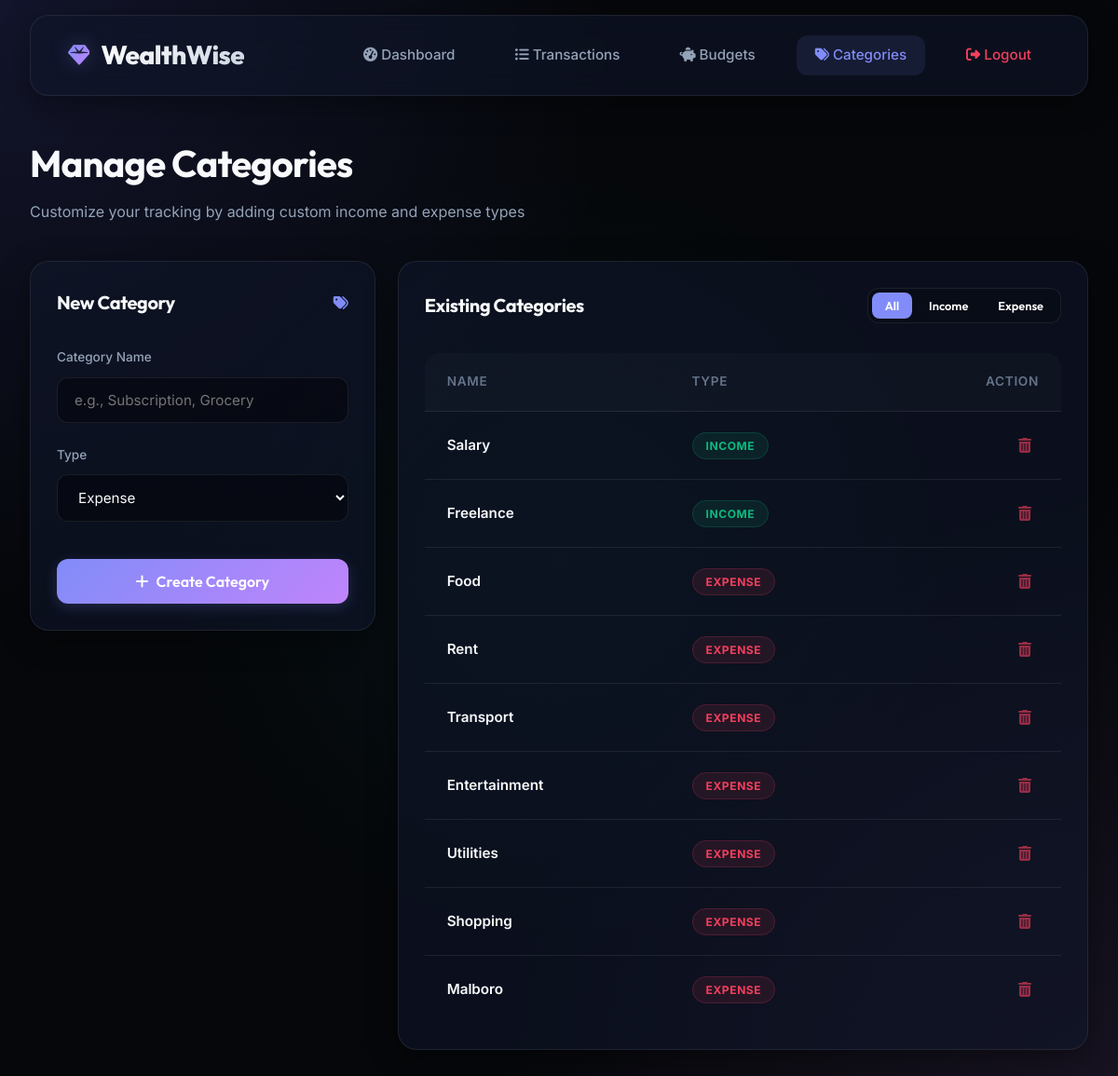
/categories (signed in), run on the app's committed database.
### models.py (models this page shows)
class Category(db.Model):
    id = db.Column(db.Integer, primary_key=True)
    name = db.Column(db.String(50), nullable=False)
    type = db.Column(db.String(10), nullable=False) # 'income' or 'expense'
    user_id = db.Column(db.Integer, db.ForeignKey('user.id'), nullable=False)
    transactions = db.relationship('Transaction', backref='category', lazy=True)
    budgets = db.relationship('Budget', backref='category', lazy=True)

### app.py (the view, shortened to what this page needs)
@app.route('/categories', methods=['GET', 'POST'])
@login_required
def categories():
    user_categories = Category.query.filter_by(user_id=current_user.id).all()
    return render_template('categories.html', categories=user_categories)

### app.py (called while the page is built)
@login_manager.user_loader
def load_user(user_id):
    return User.query.get(int(user_id))

### templates/categories.html (shortened to what this page needs)
{% extends "base.html" %}
{% block content %}
<div class="animate"
    style="margin-bottom: 2.5rem; display: flex; justify-content: space-between; align-items: flex-end;">
    <div>
        <h1 style="font-size: 2.5rem; margin-bottom: 0.5rem;">Manage Categories</h1>
        <p style="color: var(--text-secondary);">Customize your tracking by adding custom income and expense types</p>
    </div>
</div>
<div class="grid" style="grid-template-columns: 1fr 2fr;">
    <div class="glass animate stagger-1" style="padding: 1.75rem; align-self: start;">
        <div style="display: flex; justify-content: space-between; align-items: center; margin-bottom: 2rem;">
            <h3 style="font-size: 1.25rem;">New Category</h3>
            <i class="fas fa-tags" style="color: var(--primary);"></i>
        </div>
        <form method="POST">
            <div class="form-group">
                <label>Category Name</label>
                <input type="text" name="name" required placeholder="e.g., Subscription, Grocery">
            </div>
            <div class="form-group">
                <label>Type</label>
                <select name="type" required>
                    <option value="expense">Expense</option>
                </select>
            </div>
            <button type="submit" style="width: 100%; margin-top: 1rem;">
                <i class="fas fa-plus"></i> Create Category
            </button>
        </form>
    </div>
    <div class="glass animate stagger-2" style="padding: 1.75rem;">
        <div style="display: flex; justify-content: space-between; align-items: center; margin-bottom: 2rem;">
            <h3 style="font-size: 1.25rem;">Existing Categories</h3>
            <div
                style="background: rgba(0,0,0,0.2); border-radius: 12px; padding: 4px; display: flex; gap: 4px; border: 1px solid var(--border);">
                <button class="filter-btn active" data-filter="all"
                    style="padding: 6px 14px; font-size: 0.8rem; border-radius: 8px; box-shadow: none; background: transparent;">All</button>
                <button class="filter-btn" data-filter="income"
                    style="padding: 6px 14px; font-size: 0.8rem; border-radius: 8px; box-shadow: none; background: transparent;">Income</button>
                <button class="filter-btn" data-filter="expense"
                    style="padding: 6px 14px; font-size: 0.8rem; border-radius: 8px; box-shadow: none; background: transparent;">Expense</button>
            </div>
        </div>
        <div class="table-container">
            <table>
                <thead>
                    <tr>
                        <th>Name</th>
                        <th>Type</th>
                        <th style="text-align: right;">Action</th>
                    </tr>
                </thead>
                <tbody id="categoryTableBody">
                    {% for cat in categories %}
                    <tr class="category-row" data-type="{{ cat.type }}">
                        <td style="font-weight: 600; color: var(--text-primary);">{{ cat.name }}</td>
                        <td>
                            <span class="badge {{ 'badge-income' if cat.type == 'income' else 'badge-expense' }}">
                                {{ cat.type|capitalize }}
                            </span>
                        </td>
                        <td style="text-align: right;">
                            <form action="{{ url_for('delete_category', id=cat.id) }}" method="POST"
                                onsubmit="return confirm('Delete this category?')">
                                <button type="submit"
                                    style="background: transparent; color: var(--expense); width: auto; padding: 0.5rem; border: none; box-shadow: none; opacity: 0.6; transition: 0.2s;">
                                    <i class="fas fa-trash-alt"></i>
                                </button>
                            </form>
                        </td>
                    </tr>
                    {% endfor %}
                </tbody>
            </table>
        </div>
    </div>
</div>
{% endblock %}

### static/css/style.css (style rules this page uses)
:root { color-scheme: dark; --bg-dark: #05070a; --bg-accent: #0f172a; --surface: rgba(15, 23, 42, 0.6); --surface-light: rgba(30, 41, 59, 0.5); --border: rgba(255, 255, 255, 0.08); --border-hover: rgba(255, 255, 255, 0.15); --primary: #818cf8; --primary-glow: rgba(129, 140, 248, 0.3); --secondary: #c084fc; --accent: #22d3ee; --success: #10b981; --expense: #f43f5e; --warning: #f59e0b; --text-primary: #f8fafc; --text-secondary: #94a3b8; --text-dim: #64748b; --shadow-sm: 0 4px 6px -1px rgba(0, 0, 0, 0.1); --shadow-md: 0 10px 15px -3px rgba(0, 0, 0, 0.2); --shadow-lg: 0 20px 25px -5px rgba(0, 0, 0, 0.3); --glass-shadow: 0 8px 32px 0 rgba(0, 0, 0, 0.4); --transition-fast: 0.2s cubic-bezier(0.4, 0, 0.2, 1); --transition-base: 0.3s cubic-bezier(0.4, 0, 0.2, 1); }
* { margin: 0; padding: 0; box-sizing: border-box; scrollbar-width: thin; scrollbar-color: var(--border) transparent; }
body { font-family: 'Inter', sans-serif; background-color: var(--bg-dark); background-image: radial-gradient(circle at 0% 0%, rgba(99, 102, 241, 0.15) 0%, transparent 40%), radial-gradient(circle at 100% 100%, rgba(192, 132, 252, 0.1) 0%, transparent 40%), radial-gradient(circle at 50% 50%, rgba(34, 211, 238, 0.05) 0%, transparent 50%); background-attachment: fixed; color: var(--text-primary); min-height: 100vh; line-height: 1.6; overflow-x: hidden; }
h1, h2, h3, h4, .logo { font-family: 'Outfit', sans-serif; letter-spacing: -0.02em; }
.glass { background: var(--surface); backdrop-filter: blur(16px); -webkit-backdrop-filter: blur(16px); border: 1px solid var(--border); border-radius: 20px; box-shadow: var(--glass-shadow); transition: var(--transition-base); }
.grid { display: grid; grid-template-columns: repeat(auto-fit, minmax(280px, 1fr)); gap: 1.5rem; }
.form-group { margin-bottom: 1.5rem; }
label { display: block; margin-bottom: 0.6rem; font-size: 0.85rem; font-weight: 500; color: var(--text-secondary); }
input, select, textarea { width: 100%; padding: 14px 18px; background: rgba(0, 0, 0, 0.4); border: 1px solid var(--border); border-radius: 12px; color: var(--text-primary); font-family: 'Inter', sans-serif; font-size: 0.95rem; transition: var(--transition-base); }
option { background-color: var(--bg-accent); color: var(--text-primary); }
button, .btn { display: inline-flex; align-items: center; justify-content: center; gap: 0.5rem; padding: 14px 24px; background: linear-gradient(135deg, var(--primary), var(--secondary)); color: white; border: none; border-radius: 12px; font-family: 'Outfit', sans-serif; font-weight: 600; font-size: 1rem; cursor: pointer; transition: var(--transition-base); box-shadow: 0 4px 15px rgba(129, 140, 248, 0.2); }
.table-container { border-radius: 16px; overflow: hidden; }
table { width: 100%; border-collapse: separate; border-spacing: 0; }
th { background: rgba(255, 255, 255, 0.02); padding: 1.25rem 1.5rem; text-align: left; font-weight: 600; font-size: 0.85rem; text-transform: uppercase; letter-spacing: 0.05em; color: var(--text-dim); border-bottom: 1px solid var(--border); }
td { padding: 1.25rem 1.5rem; border-bottom: 1px solid var(--border); font-size: 0.95rem; }
tr:last-child td { border-bottom: none; }
.badge { padding: 6px 14px; border-radius: 100px; font-size: 0.75rem; font-weight: 700; text-transform: uppercase; letter-spacing: 0.05em; }
.badge-income { background: rgba(16, 185, 129, 0.1); color: var(--success); border: 1px solid rgba(16, 185, 129, 0.2); }
.badge-expense { background: rgba(244, 63, 94, 0.1); color: var(--expense); border: 1px solid rgba(244, 63, 94, 0.2); }
.animate { animation: fadeInUp 0.6s cubic-bezier(0.22, 1, 0.36, 1) forwards; }
.stagger-1 { animation-delay: 0.1s; }
.stagger-2 { animation-delay: 0.2s; }

### templates/categories.html (style rules this page uses)
.filter-btn.active { background: var(--primary) !important; color: white !important; }

### data on the page
Category: name "Salary", type "INCOME"
Category: name "Freelance", type "INCOME"
Category: name "Food", type "EXPENSE"
Category: name "Rent", type "EXPENSE"
Category: name "Transport", type "EXPENSE"
Category: name "Entertainment", type "EXPENSE"
Category: name "Utilities", type "EXPENSE"
Category: name "Shopping", type "EXPENSE"
Category: name "Malboro", type "EXPENSE"
